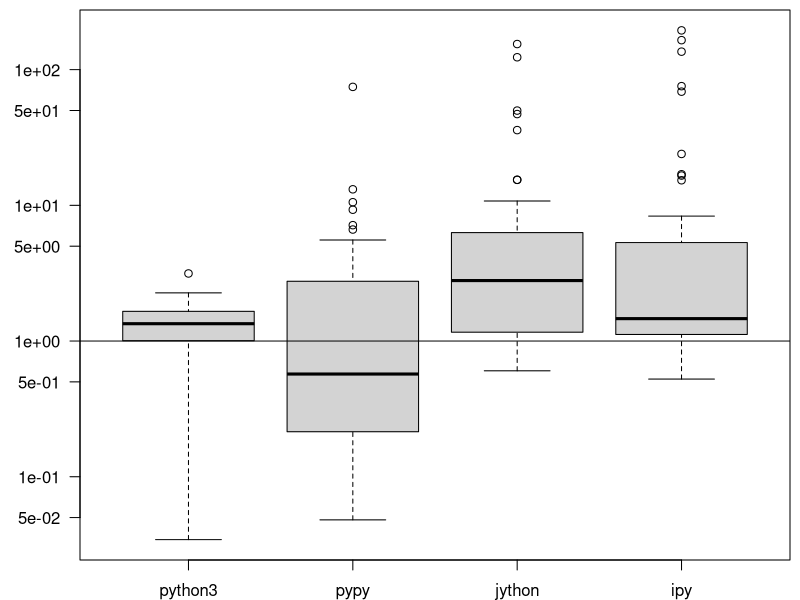

Source code (R): (Note: this script raises an error after producing the figure.)
## ---- chunk 1
options(digits = 3)
df <- data.frame(t(apply(read.table('proposal-results.txt', header = T), 1, function(x) x / x[1])))
df <- df[apply(df, 1, function(row) !any(row == 0)),]
log.df <- log(df)
## ---- chunk 2
par(mar = c(2, 4, 0.5, 0.5))
boxplot(df[,2:5], las = 1, log = "y")
abline(h = 1)
## ---- chunk 3
colVars <- function(x, na.rm=FALSE, dims=1, unbiased=TRUE) {
  N <- colSums(!is.na(x), FALSE, dims)
  Nm1 <- if (unbiased) N-1 else N
  (colSums(x^2, na.rm, dims) - colSums(x, na.rm, dims)^2/N) / Nm1
}

n <- 2:50
power <- power.anova.test(n = n, groups = 5, between.var = var(colMeans(log.df)), within.var = mean(colVars(log.df)), sig.level = 0.01)$power

## ---- chunk 4

par(mar = c(4, 4, 0.5, 0.5))
plot(n, power)
abline(h = 0.99)
